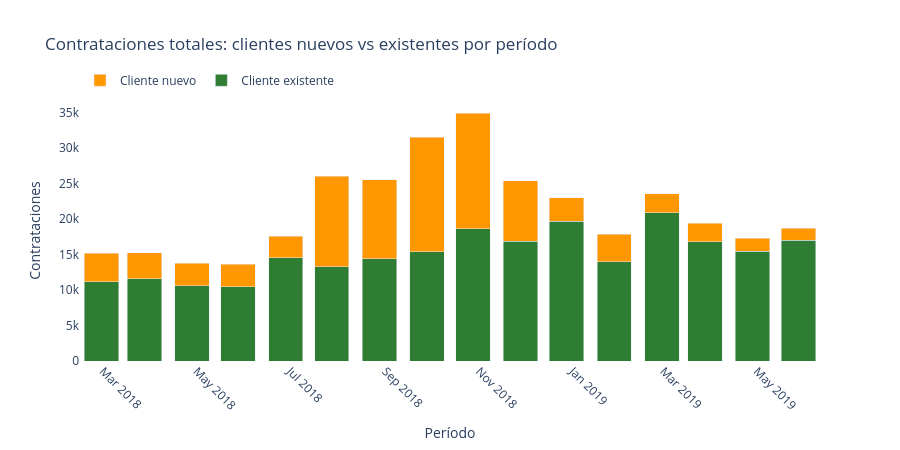

Notebook source saved alongside this figure:
### Markdown cell above
“Cliente nuevo” = 0 en todos los periodos. Esto significa que nuestra variable new_contracts solo captó contratos procedentes de clientes ya existentes. La razón es lógica: cuando un cliente aparece por primera vez (is_new_client = 1), no existe un periodo anterior con el que comparar, por lo que el delta siempre es 0.

En realidad, esto responde a una lógica de negocio correcta: el primer producto de un cliente nuevo no se considera un “nuevo contrato” en sentido de cross-sell.

Sin embargo, nos falta una parte importante de la foto: qué aportan los clientes nuevos en su día 1

### Code cell
# ── Fix: contratos totales nuevos vs existentes (incluyendo primer producto) 

# Para clientes nuevos → contar sus productos en su primera partición
new_client_products = df[df['is_new_client'] == 1].copy()
new_client_products['contracts_new_client'] = new_client_products[product_cols].sum(axis=1)

new_per_period = new_client_products.groupby('pk_partition').agg(
    contracts_new_clients=('contracts_new_client', 'sum'),
    new_client_count=('pk_cid', 'count')
).reset_index()

# Para clientes existentes → usar new_contracts (delta)
existing_per_period = df[df['is_new_client'] == 0].groupby('pk_partition').agg(
    contracts_existing_clients=('new_contracts', 'sum'),
    existing_client_count=('pk_cid', 'count')
).reset_index()

# Unir
contracts_full = new_per_period.merge(existing_per_period, on='pk_partition', how='outer').fillna(0)
contracts_full['pk_partition'] = contracts_full['pk_partition'].astype(str).str[:10]

# Excluir primera partición
contracts_full = contracts_full[contracts_full['pk_partition'] != '2018-01-28']

print("Contratos por tipo - visión completa:")
contracts_full[['pk_partition','contracts_new_clients',
                'contracts_existing_clients']].to_string()

# Calcular porcentajes
contracts_full['total'] = (contracts_full['contracts_new_clients'] + 
                           contracts_full['contracts_existing_clients'])
contracts_full['pct_new'] = (contracts_full['contracts_new_clients'] / 
                              contracts_full['total'] * 100).round(1)
contracts_full['pct_existing'] = (contracts_full['contracts_existing_clients'] / 
                                   contracts_full['total'] * 100).round(1)

print(contracts_full[['pk_partition','contracts_new_clients',
                       'contracts_existing_clients','pct_new']].to_string())

# Gráfico
fig3c = go.Figure()

fig3c.add_trace(go.Bar(
    x=contracts_full['pk_partition'],
    y=contracts_full['contracts_existing_clients'],
    name='Cliente existente',
    marker_color=EM_DARK
))

fig3c.add_trace(go.Bar(
    x=contracts_full['pk_partition'],
    y=contracts_full['contracts_new_clients'],
    name='Cliente nuevo',
    marker_color=EM_ORANGE
))

fig3c.update_layout(
    title='Contrataciones totales: clientes nuevos vs existentes por período',
    xaxis_title='Período',
    yaxis_title='Contrataciones',
    barmode='stack',
    plot_bgcolor='white',
    height=450,
    legend=dict(orientation='h', yanchor='bottom', y=1.02),
    xaxis_tickangle=45
)

fig3c.show()
print("✓ Gráfico 3 definitivo!")

### Figure 1 — Plotly figure (JSON) as saved in the notebook; plotly's stock layout.template omitted (floating-point values rounded to 4 significant figures)
{"data": [{"marker": {"color": "#2E7D32"}, "name": "Cliente existente", "type": "bar", "x": ["2018-02-28", "2018-03-28", "2018-04-28", "2018-05-28", "2018-06-28", "2018-07-28", "2018-08-28", "2018-09-28", "2018-10-28", "2018-11-28", "2018-12-28", "2019-01-28", "2019-02-28", "2019-03-28", "2019-04-28", "2019-05-28"], "y": [11160.0, 11600.0, 10590.0, 10440.0, 14540.0, 13260.0, 14400.0, 15380.0, 18610.0, 16840.0, 19660.0, 13990.0, 20860.0, 16790.0, 15450.0, 17010.0]}, {"marker": {"color": "#FF9800"}, "name": "Cliente nuevo", "type": "bar", "x": ["2018-02-28", "2018-03-28", "2018-04-28", "2018-05-28", "2018-06-28", "2018-07-28", "2018-08-28", "2018-09-28", "2018-10-28", "2018-11-28", "2018-12-28", "2019-01-28", "2019-02-28", "2019-03-28", "2019-04-28", "2019-05-28"], "y": [4017, 3684, 3150, 3177, 3052, 12789, 11097, 16166, 16317, 8552, 3307, 3834, 2694, 2635, 1872, 1717]}], "layout": {"barmode": "stack", "height": 450, "legend": {"orientation": "h", "y": 1.02, "yanchor": "bottom"}, "plot_bgcolor": "white", "title": {"text": "Contrataciones totales: clientes nuevos vs existentes por período"}, "xaxis": {"tickangle": 45, "title": {"text": "Período"}}, "yaxis": {"title": {"text": "Contrataciones"}}}}
